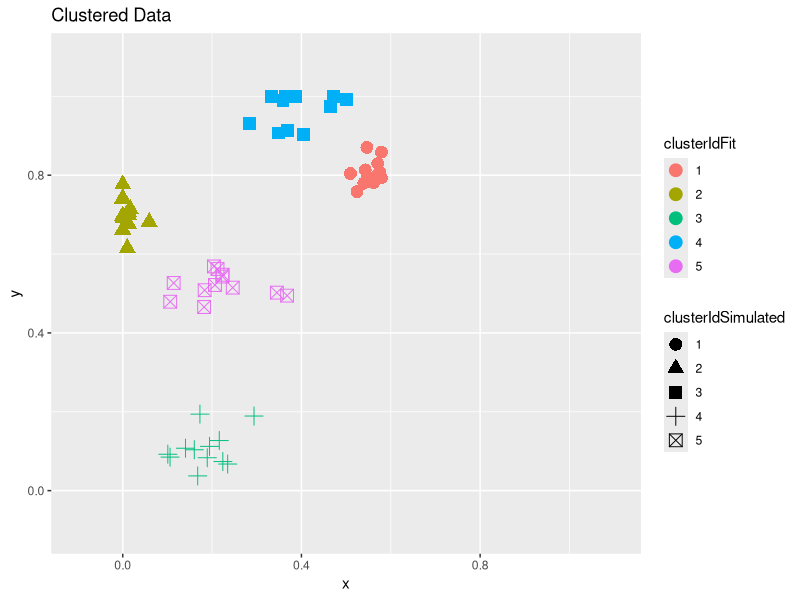

The R source for this figure:
# See 6.00.2x Lab: K-Means from Week 7
# https://courses.edx.org/courses/MITx/6.00.2_2x/3T2014/courseware/edfd3922413e46368dceb9447a5e711d/8ee5730c00b54ef3ab0e6ab0541a682d/

# Distance metric
# Euclidean
# Initialization of centroids
# Initialize at a random position
# Simulation control
# of underlying Gaussians:  
# of means to initialize:  
# Generate new data
# Run the algorithm


nClustersSimulate <- 5

kClustersPartition <- 5

nPoints <- 60  # divisible up to 6
# nPointsPerClusterSimulated <- nPoints / nClustersSimulate

xOff <- rnorm(nPoints, mean = 0, sd = 0.05)
yOff <- rnorm(nPoints, mean = 0, sd = 0.05)

xCtr <- runif(nClustersSimulate)
yCtr <- runif(nClustersSimulate)

clusterIdSimulated <- seq(1, nClustersSimulate)

clusteredData <- data.frame(x = xOff + rep(xCtr), y = yOff + rep(yCtr),
                            clusterIdSimulated)

clusteredData$x[clusteredData$x < 0] <- 0
clusteredData$x[clusteredData$y < 0] <- 0
clusteredData$x[clusteredData$x > 1] <- 1
clusteredData$y[clusteredData$y > 1] <- 1

fit <- kmeans(clusteredData[, c("x", "y")], kClustersPartition)
clusteredData$clusterIdFit <- factor(fit$cluster)
clusteredData$clusterIdSimulated <- factor(clusteredData$clusterIdSimulated)

library(ggplot2)

ggplot(clusteredData, aes(x, y)) +
  aes(shape = clusterIdSimulated) +
  geom_point(aes(colour = clusterIdFit), size = 4) +
  ggtitle("Clustered Data") +
  xlim(-0.1, 1.1) + ylim(-0.1, 1.1)
